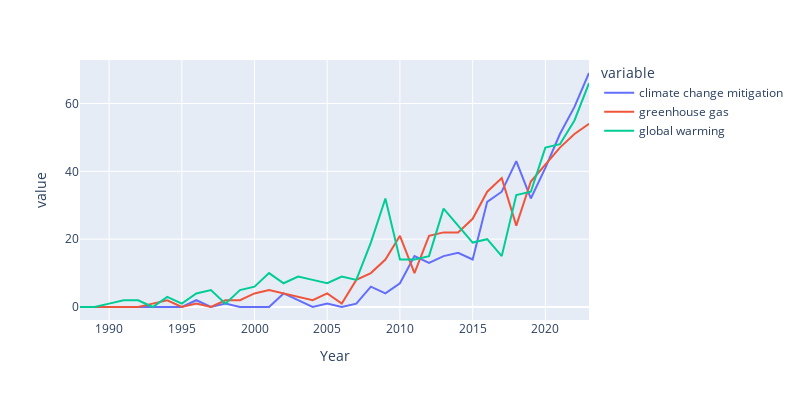

The notebook cell this image was saved under:
### Code cell
import plotly.express as px
y= ['climate change mitigation','greenhouse gas',    'global warming']
px.line(grouped_byY.sum()[y].reset_index(), x='Year',y=y, width=800, height=400)

### Figure 1 — Plotly figure (JSON) as saved in the notebook; plotly's stock layout.template omitted (floating-point values rounded to 4 significant figures)
{"data": [{"hovertemplate": "variable=climate change mitigation<br>Year=%{x}<br>value=%{y}<extra></extra>", "legendgroup": "climate change mitigation", "line": {"color": "#636efa", "dash": "solid"}, "marker": {"symbol": "circle"}, "mode": "lines", "name": "climate change mitigation", "orientation": "h", "showlegend": true, "type": "scatter", "x": [1988, 1989, 1990, 1991, 1992, 1993, 1994, 1995, 1996, 1997, 1998, 1999, 2000, 2001, 2002, 2003, 2004, 2005, 2006, 2007, 2008, 2009, 2010, 2011, 2012, 2013, 2014, 2015, 2016, 2017, 2018, 2019, 2020, 2021, 2022, 2023], "xaxis": "x", "y": [0, 0, 0, 0, 0, 0, 0, 0, 2, 0, 1, 0, 0, 0, 4, 2, 0, 1, 0, 1, 6, 4, 7, 15, 13, 15, 16, 14, 31, 34, 43, 32, 41, 51, 59, 69], "yaxis": "y"}, {"hovertemplate": "variable=greenhouse gas<br>Year=%{x}<br>value=%{y}<extra></extra>", "legendgroup": "greenhouse gas", "line": {"color": "#EF553B", "dash": "solid"}, "marker": {"symbol": "circle"}, "mode": "lines", "name": "greenhouse gas", "orientation": "h", "showlegend": true, "type": "scatter", "x": [1988, 1989, 1990, 1991, 1992, 1993, 1994, 1995, 1996, 1997, 1998, 1999, 2000, 2001, 2002, 2003, 2004, 2005, 2006, 2007, 2008, 2009, 2010, 2011, 2012, 2013, 2014, 2015, 2016, 2017, 2018, 2019, 2020, 2021, 2022, 2023], "xaxis": "x", "y": [0, 0, 0, 0, 0, 1, 2, 0, 1, 0, 2, 2, 4, 5, 4, 3, 2, 4, 1, 8, 10, 14, 21, 10, 21, 22, 22, 26, 34, 38, 24, 37, 42, 47, 51, 54], "yaxis": "y"}, {"hovertemplate": "variable=global warming<br>Year=%{x}<br>value=%{y}<extra></extra>", "legendgroup": "global warming", "line": {"color": "#00cc96", "dash": "solid"}, "marker": {"symbol": "circle"}, "mode": "lines", "name": "global warming", "orientation": "h", "showlegend": true, "type": "scatter", "x": [1988, 1989, 1990, 1991, 1992, 1993, 1994, 1995, 1996, 1997, 1998, 1999, 2000, 2001, 2002, 2003, 2004, 2005, 2006, 2007, 2008, 2009, 2010, 2011, 2012, 2013, 2014, 2015, 2016, 2017, 2018, 2019, 2020, 2021, 2022, 2023], "xaxis": "x", "y": [0, 0, 1, 2, 2, 0, 3, 1, 4, 5, 1, 5, 6, 10, 7, 9, 8, 7, 9, 8, 19, 32, 14, 14, 15, 29, 24, 19, 20, 15, 33, 34, 47, 48, 55, 66], "yaxis": "y"}], "layout": {"height": 400, "legend": {"title": {"text": "variable"}, "tracegroupgap": 0}, "margin": {"t": 60}, "width": 800, "xaxis": {"anchor": "y", "domain": [0, 1], "title": {"text": "Year"}}, "yaxis": {"anchor": "x", "domain": [0, 1], "title": {"text": "value"}}}}
